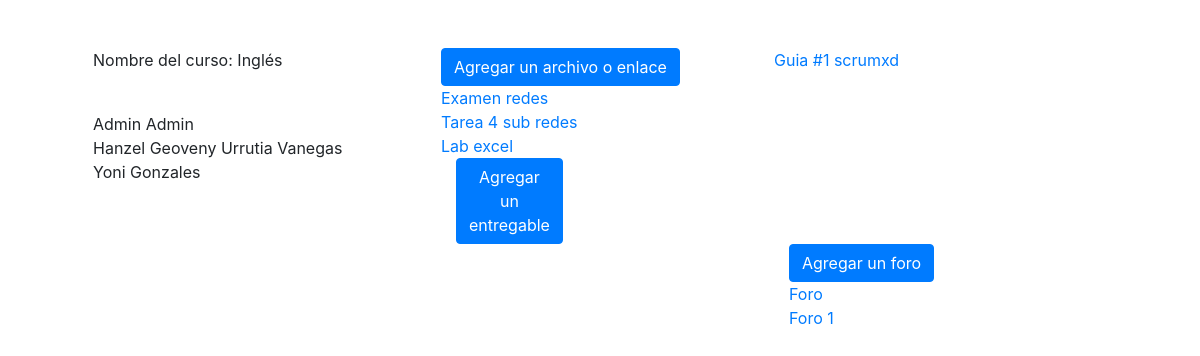
Page /curso/8 on the earlier database version.
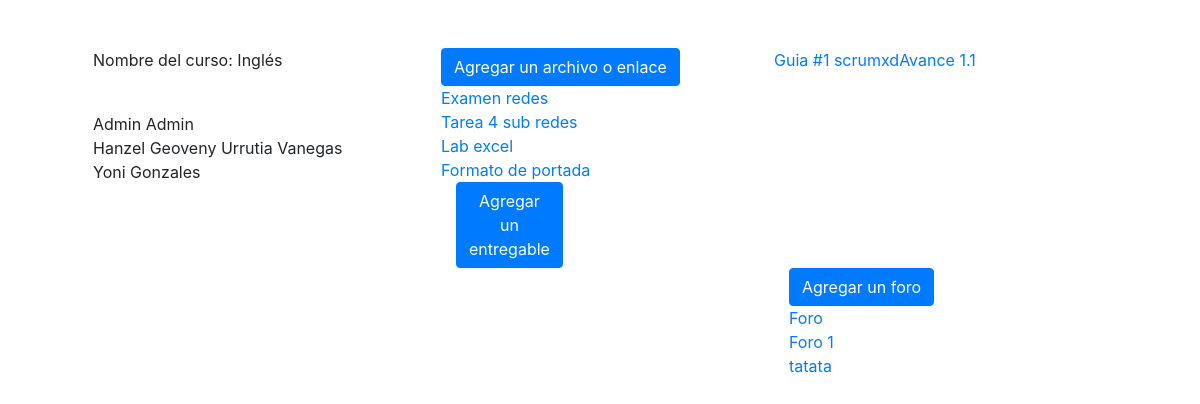
Same page on the later database version.
### PortAll50/models.py (models this page shows, shortened)
class Material(models.Model):
    nombre_material = models.CharField(max_length=60)
    archivo = models.FileField(upload_to='materiales/', blank=True) #ver video axel
    enlace = models.URLField(null=True) #investigar
    curso = models.ForeignKey(Curso, on_delete=CASCADE, related_name="materiales")
    class Meta:
        verbose_name_plural = "Material"

class Entregable(models.Model):
    nombre_entregable = models.CharField(max_length=30)
    archivo = models.FileField(upload_to='entregables/', blank=True) #ver video axel
    comentario = models.CharField(max_length=100)
    tiempo_disp_hasta = models.DateTimeField(null=True)
    ESTADO_ENTREGA = [("1", "Mostrar"), ("2", "Recibida")]
    estado_entrega = models.CharField(choices=ESTADO_ENTREGA, max_length=1, default="1")
    curso = models.ForeignKey(Curso, on_delete=CASCADE, related_name="entregables")
    nota = models.DecimalField(decimal_places=2, max_digits=5, null=True)
    class Meta:
        verbose_name_plural = "Entregable"

class Foro(models.Model):
    nombre_foro = models.CharField(max_length=60)
    asignacion_foro = models.CharField(max_length=300)
    fecha_vencimiento = models.DateTimeField() #investigar
    curso = models.ForeignKey(Curso, on_delete=CASCADE, related_name="foros")
    class Meta:
        verbose_name_plural = "Foro"

### PortAll50/views.py (the view)
# urls.py: path("curso/<int:id_curso>", views.curso, name="curso"),
def curso(request, id_curso):
    curso = Curso.objects.get(id=id_curso)
    materiales = Material.objects.filter(curso= curso)
    entregables = Entregable.objects.filter(curso=curso)
    foros = Foro.objects.filter(curso=curso)
    context = {
        "curso": curso,
        "materiales": materiales,
        "entregables": entregables,
        "foros": foros
    }
    return render(request, "PortAll50/curso.html", context)

### PortAll50/templates/portall50/curso.html (shortened to what this page needs)
{% extends 'base.html' %}
{% load bootstrap4 %}
{% load static %}
{% block main %}
    <div class="container">
        <div class="row">
            <div class="col-lg-4">
                <p>Nombre del curso: {{curso.nombre_curso}}</p>
                {% for participante in curso.cuentas.all %}
                <br>
                    {{participante.first_name}} {{participante.last_name}}
                {% endfor %}
            </div>
            <div class="col-lg-4">
                <button type="button" class="btn btn-primary" data-toggle="modal" data-target="#exampleModal">
                    Agregar un archivo o enlace
                </button>
                <br>
            </div>
            {% for material in materiales %}
                    <a target="_blank" href="{{material.archivo.url}}">{{material.nombre_material}}</a>
                    <br>
                {% endfor %}
            <div class="col-lg-4">
                <button type="button" class="btn btn-primary" data-toggle="modal" data-target="#agregarEntregable">
                    Agregar un entregable
                </button>
                <br>
            </div>
        </div>
    </div>
    {% for entregable in entregables %}
                    <a href="{% url 'entregable' entregable.id %}">{{entregable.nombre_entregable}}</a>
                    <br>
                {% endfor %}
    <div class="container">
        <div class="row">
            <div class="col-lg-4">
            </div>
            <div class="col-lg-4">
            </div>
            <div class="col-lg-4">
                <button type="button" class="btn btn-primary" data-toggle="modal" data-target="#agregarForo">
                    Agregar un foro
                </button>
                <br>
                {% for foro in foros %}
                    <a href="{% url 'foro' foro.id %}">{{foro.nombre_foro}}</a>
                    <br>
                {% endfor %}
            </div>
        </div>
    </div>
{% endblock %}

Differences in the rows shown:
added Material: nombre_material "Formato de portada"
added Entregable: nombre_entregable "Avance 1.1"
added Foro: nombre_foro "tatata"
